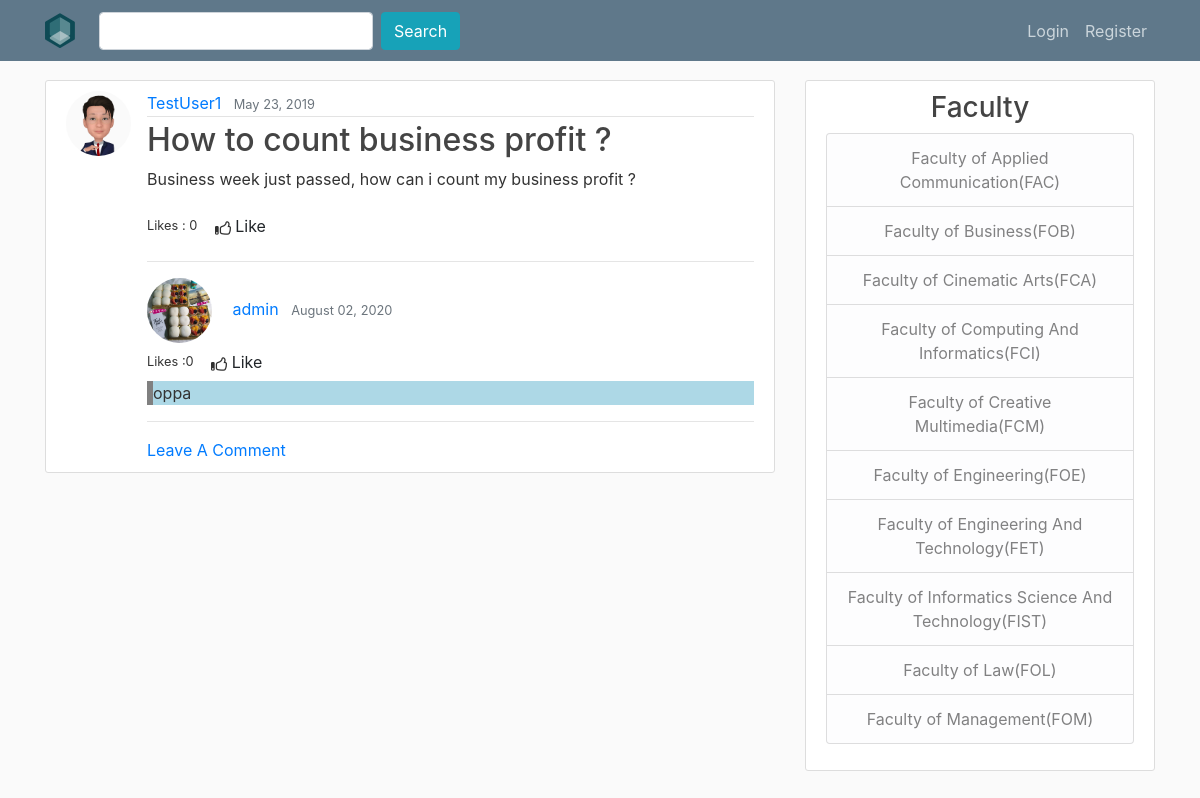
The page /question/7/ on the database its author committed.
### QnA/models.py (models this page shows, shortened)
class question (models.Model):
    title = models.CharField(max_length=100) #use charfield to limit user input
    liked_by = models.ManyToManyField(User,related_name='liked_by_question',blank = True)
    like = models.IntegerField(default=0)
    content = models.TextField() #use TextField if there is no limit for the content
    image = models.ImageField(upload_to="image",blank=True)
    date_published = models.DateTimeField(default=timezone.now) #auto-select the current time
    category = models.ForeignKey(category,on_delete=models.CASCADE)
    author = models.ForeignKey(User, on_delete=models.CASCADE) #if the user is deleted the question will be deleted

class comment(models.Model):
    post = models.ForeignKey(question,on_delete=models.CASCADE,related_name="comments")
    liked_by = models.ManyToManyField(User,related_name='liked_by',blank = True)
    like = models.IntegerField(default=0)
    r_token = models.BooleanField(default=False)
    author = models.ForeignKey(User, on_delete=models.CASCADE)
    date_published = models.DateTimeField(default=timezone.now)
    comment = models.TextField()

### users/models.py (models this page shows, shortened)
class Profile(models.Model):
    user = models.OneToOneField(User, on_delete=models.CASCADE) #make sure no duplicate username
    image = models.ImageField(default="default.png", upload_to="profile_pics") #specify this is image

### QnA/views.py (the view)
# urls.py: path("question/<int:pk>/", QuestionDetailView.as_view(), name='question-detail'),
class QuestionDetailView(DetailView):
    model = question #choosing the database

### QnA/templates/QnA/question_detail.html (shortened to what this page needs)
{% extends "QnA/base.html" %}
{% load static %}
{% block content%}
	<article class="media content-section">
	  <img class="rounded-circle article-img" src="{{ question.author.profile.image.url }}">
	  <div class="media-body">
	    <div class="article-metadata">
	      <a class="mr-2" href="{% url 'user-profile' question.author.username %}">{{ question.author.username }}</a>
				<small class="text-muted">{{ question.date_published|date:"F d, Y" }}</small>
	    </div>
	    <h2 class="article-title">{{ question.title }}</h2>
			<p class="article-content">{{ question.content }}</p>
			<div>
			{% if user in question.liked_by.all %}
						<form method="post">
							{% csrf_token %}
							<small>Likes : {{ question.liked_by.count }}</small>
							<a class="btn" href="{% url 'vote_question' question.pk %}"><img src="{% static 'Image/dislike.png' %}"> dislike</a>
						</form>
					{% else %}
						<form method="post">
							<small>Likes : {{ question.liked_by.count }}</small>
							<a class="btn" href="{% url 'vote_question' question.pk %}"><img src="{% static 'Image/like.png' %}"> Like</a>
						</form>
					{% endif %}
			</div>
			<hr>
			{% for comment in question.comments.all %}
				{% if comment.r_token == False %}
					<img class="rounded-circle article-img" src="{{ comment.author.profile.image.url }}">
					<a class="mr-2" href="#">{{ comment.author }}</a>
					<small class="text-muted">{{ comment.date_published|date:"F d, Y" }}</small>
					{% if user in comment.liked_by.all %}
						<form method="post">
							{% csrf_token %}
							<small>Likes :{{ comment.liked_by.count }}</small>
							<a class="btn" href="{% url 'vote' comment.id%}"><img src="{% static 'Image/dislike.png' %}"> dislike</a>
						</form>
					{% else %}
						<form method="post">
							<small>Likes :{{ comment.liked_by.count }}</small>
							<a class="btn" href="{% url 'vote' comment.id%}"><img src="{% static 'Image/like.png' %}"> Like</a>
						</form>
					{% endif %}
					<p style="border-left:6px solid grey; background-color:lightblue; display: block;">{{ comment.comment }}</p>
					{% endif %}
				<hr>
			{% empty %}
				<p>There is no comment</p>
			{% endfor %}
			<a href="{% url 'add-comment' question.pk %}">Leave A Comment</a>
			<br>
	  </div>
	</article>
{% endblock content %}

### QnA/static/QnA/base.css (style rules this page uses)
body { background: #fafafa; color: #333333; margin-top: 5rem; }
h1, h2, h3, h4, h5, h6 { color: #444444; }
.content-section { background: #ffffff; padding: 10px 20px; border: 1px solid #dddddd; border-radius: 3px; margin-bottom: 20px; }
.article-title { color: #444444; }
.article-content { white-space: pre-line; }
.article-img { height: 65px; width: 65px; margin-right: 16px; }
.article-metadata { padding-bottom: 1px; margin-bottom: 4px; border-bottom: 1px solid #e3e3e3 }

### rows shown on the page
question: author.profile.image (picture), author.username "TestUser1", date_published "May 23, 2019", title "How to count business profit ?", content "Business week just passed, how can i count my business profit ?", liked_by.count "0"
comment: author.profile.image (picture), author "admin", date_published "August 02, 2020", liked_by.count "0", r_token False (drawn), comment "oppa"
